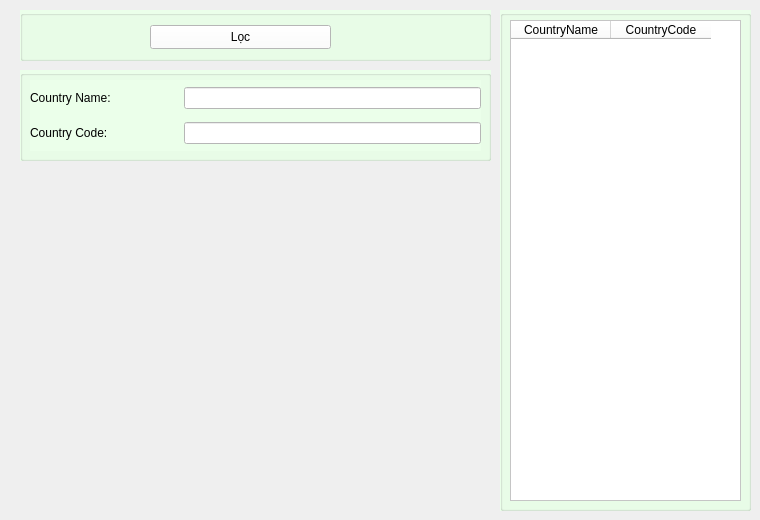
      <widget class="QWidget" name="tabCountry">
       <attribute name="title">
        <string>Countries</string>
       </attribute>
       <widget class="QGroupBox" name="groupBox_7">
        <property name="geometry">
         <rect>
          <x>20</x>
          <y>10</y>
          <width>471</width>
          <height>51</height>
         </rect>
        </property>
        <property name="styleSheet">
         <string notr="true">background-color: rgb(235, 255, 234);</string>
        </property>
        <property name="title">
         <string/>
        </property>
        <property name="flat">
         <bool>true</bool>
        </property>
        <widget class="QPushButton" name="btnLocCountry">
         <property name="geometry">
          <rect>
           <x>130</x>
           <y>15</y>
           <width>181</width>
           <height>24</height>
          </rect>
         </property>
         <property name="styleSheet">
          <string notr="true">background-color: rgb(255, 255, 255);</string>
         </property>
         <property name="text">
          <string>Lọc</string>
         </property>
        </widget>
       </widget>
       <widget class="QGroupBox" name="groupBox_8">
        <property name="geometry">
         <rect>
          <x>20</x>
          <y>70</y>
          <width>471</width>
          <height>91</height>
         </rect>
        </property>
        <property name="styleSheet">
         <string notr="true">background-color: rgb(235, 255, 234);</string>
        </property>
        <property name="title">
         <string/>
        </property>
        <property name="flat">
         <bool>true</bool>
        </property>
        <widget class="QWidget" name="gridLayoutWidget_6">
         <property name="geometry">
          <rect>
           <x>10</x>
           <y>10</y>
           <width>451</width>
           <height>71</height>
          </rect>
         </property>
         <layout class="QGridLayout" name="gridLayout_6">
          <item row="0" column="1" colspan="2">
           <widget class="QLineEdit" name="txtCountryName">
            <property name="styleSheet">
             <string notr="true">background-color: rgb(255, 255, 255);</string>
            </property>
           </widget>
          </item>
          <item row="0" column="0">
           <widget class="QLabel" name="lblCountryName">
            <property name="text">
             <string>Country Name:</string>
            </property>
           </widget>
          </item>
          <item row="1" column="0">
           <widget class="QLabel" name="lblCountryCode">
            <property name="text">
             <string>Country Code:</string>
            </property>
           </widget>
          </item>
          <item row="1" column="1" colspan="2">
           <widget class="QLineEdit" name="txtCountryCode">
            <property name="styleSheet">
             <string notr="true">background-color: rgb(255, 255, 255);</string>
            </property>
           </widget>
          </item>
         </layout>
        </widget>
       </widget>
       <widget class="QGroupBox" name="groupBox_13">
        <property name="geometry">
         <rect>
          <x>500</x>
          <y>10</y>
          <width>251</width>
          <height>501</height>
         </rect>
        </property>
        <property name="styleSheet">
         <string notr="true">background-color: rgb(235, 255, 234);</string>
        </property>
        <property name="title">
         <string/>
        </property>
        <property name="flat">
         <bool>true</bool>
        </property>
        <widget class="QTableWidget" name="tblCountry">
         <property name="geometry">
          <rect>
           <x>10</x>
           <y>10</y>
           <width>231</width>
           <height>481</height>
          </rect>
         </property>
         <property name="styleSheet">
          <string notr="true">background-color: rgb(255, 255, 255);</string>
         </property>
         <column>
          <property name="text">
           <string>CountryName</string>
          </property>
         </column>
         <column>
          <property name="text">
           <string>CountryCode</string>
          </property>
         </column>
        </widget>
       </widget>
      </widget>
